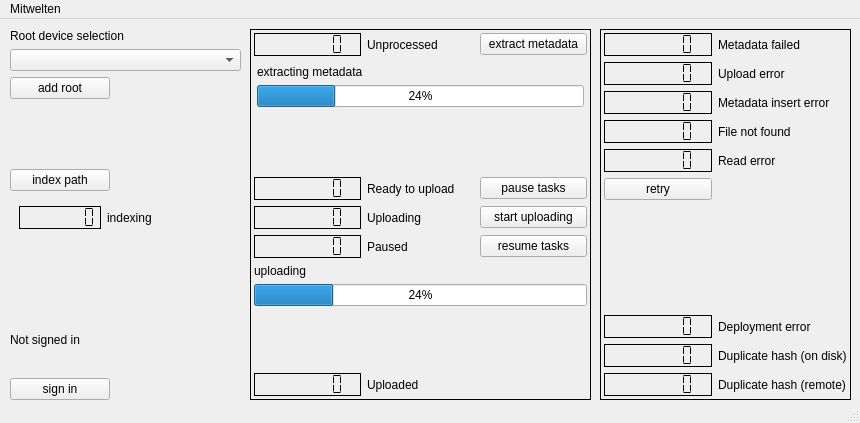
<?xml version="1.0" encoding="UTF-8"?>
<ui version="4.0">
 <class>MainWindow</class>
 <widget class="QMainWindow" name="MainWindow">
  <property name="geometry">
   <rect>
    <x>0</x>
    <y>0</y>
    <width>860</width>
    <height>423</height>
   </rect>
  </property>
  <property name="windowTitle">
   <string>Mitwelten Audio Uploader</string>
  </property>
  <widget class="QWidget" name="centralwidget">
   <widget class="QFrame" name="extract_upload_ctrl">
    <property name="geometry">
     <rect>
      <x>250</x>
      <y>10</y>
      <width>341</width>
      <height>371</height>
     </rect>
    </property>
    <property name="frameShape">
     <enum>QFrame::Panel</enum>
    </property>
    <property name="frameShadow">
     <enum>QFrame::Plain</enum>
    </property>
    <layout class="QGridLayout" name="gridLayout_2" columnstretch="0,0,0">
     <property name="sizeConstraint">
      <enum>QLayout::SetMaximumSize</enum>
     </property>
     <property name="leftMargin">
      <number>3</number>
     </property>
     <property name="topMargin">
      <number>3</number>
     </property>
     <property name="rightMargin">
      <number>3</number>
     </property>
     <property name="bottomMargin">
      <number>3</number>
     </property>
     <property name="horizontalSpacing">
      <number>-1</number>
     </property>
     <item row="10" column="1">
      <widget class="QLabel" name="label_done">
       <property name="text">
        <string>Uploaded</string>
       </property>
      </widget>
     </item>
     <item row="6" column="2">
      <widget class="QPushButton" name="pushButton_resume">
       <property name="text">
        <string>resume tasks</string>
       </property>
      </widget>
     </item>
     <item row="1" column="0" colspan="3">
      <layout class="QVBoxLayout" name="verticalLayout_2">
       <property name="leftMargin">
        <number>3</number>
       </property>
       <property name="topMargin">
        <number>3</number>
       </property>
       <property name="rightMargin">
        <number>3</number>
       </property>
       <property name="bottomMargin">
        <number>3</number>
       </property>
       <item>
        <widget class="QLabel" name="label_pb_extracting">
         <property name="text">
          <string>extracting metadata</string>
         </property>
        </widget>
       </item>
       <item>
        <widget class="QProgressBar" name="progressBar_extracting">
         <property name="value">
          <number>24</number>
         </property>
        </widget>
       </item>
      </layout>
     </item>
     <item row="5" column="0">
      <widget class="QLCDNumber" name="lcdNumber_queued">
       <property name="frameShape">
        <enum>QFrame::Panel</enum>
       </property>
       <property name="frameShadow">
        <enum>QFrame::Plain</enum>
       </property>
       <property name="digitCount">
        <number>7</number>
       </property>
       <property name="segmentStyle">
        <enum>QLCDNumber::Flat</enum>
       </property>
      </widget>
     </item>
     <item row="6" column="0">
      <widget class="QLCDNumber" name="lcdNumber_paused">
       <property name="frameShape">
        <enum>QFrame::Panel</enum>
       </property>
       <property name="frameShadow">
        <enum>QFrame::Plain</enum>
       </property>
       <property name="digitCount">
        <number>7</number>
       </property>
       <property name="segmentStyle">
        <enum>QLCDNumber::Flat</enum>
       </property>
      </widget>
     </item>
     <item row="4" column="2">
      <widget class="QPushButton" name="pushButton_pause">
       <property name="text">
        <string>pause tasks</string>
       </property>
      </widget>
     </item>
     <item row="8" column="0" colspan="3">
      <layout class="QVBoxLayout" name="verticalLayout_3">
       <item>
        <widget class="QLabel" name="label_pb_uploading">
         <property name="text">
          <string>uploading</string>
         </property>
        </widget>
       </item>
       <item>
        <widget class="QProgressBar" name="progressBar_uploading">
         <property name="value">
          <number>24</number>
         </property>
        </widget>
       </item>
      </layout>
     </item>
     <item row="0" column="2">
      <widget class="QPushButton" name="pushButton_extract">
       <property name="text">
        <string>extract metadata</string>
       </property>
      </widget>
     </item>
     <item row="2" column="1">
      <spacer name="verticalSpacer_4">
       <property name="orientation">
        <enum>Qt::Vertical</enum>
       </property>
       <property name="sizeHint" stdset="0">
        <size>
         <width>20</width>
         <height>18</height>
        </size>
       </property>
      </spacer>
     </item>
     <item row="4" column="0">
      <widget class="QLCDNumber" name="lcdNumber_ready">
       <property name="frameShape">
        <enum>QFrame::Panel</enum>
       </property>
       <property name="frameShadow">
        <enum>QFrame::Plain</enum>
       </property>
       <property name="digitCount">
        <number>7</number>
       </property>
       <property name="segmentStyle">
        <enum>QLCDNumber::Flat</enum>
       </property>
      </widget>
     </item>
     <item row="4" column="1">
      <widget class="QLabel" name="label_ready">
       <property name="text">
        <string>Ready to upload</string>
       </property>
      </widget>
     </item>
     <item row="5" column="1">
      <widget class="QLabel" name="label_queued">
       <property name="text">
        <string>Uploading</string>
       </property>
      </widget>
     </item>
     <item row="0" column="0">
      <widget class="QLCDNumber" name="lcdNumber_indexed">
       <property name="frameShape">
        <enum>QFrame::Panel</enum>
       </property>
       <property name="frameShadow">
        <enum>QFrame::Plain</enum>
       </property>
       <property name="digitCount">
        <number>7</number>
       </property>
       <property name="segmentStyle">
        <enum>QLCDNumber::Flat</enum>
       </property>
      </widget>
     </item>
     <item row="6" column="1">
      <widget class="QLabel" name="label_paused">
       <property name="text">
        <string>Paused</string>
       </property>
      </widget>
     </item>
     <item row="10" column="0">
      <widget class="QLCDNumber" name="lcdNumber_done">
       <property name="frameShape">
        <enum>QFrame::Panel</enum>
       </property>
       <property name="frameShadow">
        <enum>QFrame::Plain</enum>
       </property>
       <property name="digitCount">
        <number>7</number>
       </property>
       <property name="segmentStyle">
        <enum>QLCDNumber::Flat</enum>
       </property>
      </widget>
     </item>
     <item row="5" column="2">
      <widget class="QPushButton" name="pushButton_startstop_upload">
       <property name="text">
        <string>start uploading</string>
       </property>
      </widget>
     </item>
     <item row="0" column="1">
      <widget class="QLabel" name="label_indexed">
       <property name="text">
        <string>Unprocessed</string>
       </property>
      </widget>
     </item>
     <item row="9" column="1">
      <spacer name="verticalSpacer_5">
       <property name="orientation">
        <enum>Qt::Vertical</enum>
       </property>
       <property name="sizeHint" stdset="0">
        <size>
         <width>20</width>
         <height>18</height>
        </size>
       </property>
      </spacer>
     </item>
    </layout>
   </widget>
   <widget class="QFrame" name="error_frame">
    <property name="geometry">
     <rect>
      <x>600</x>
      <y>10</y>
      <width>251</width>
      <height>371</height>
     </rect>
    </property>
    <property name="frameShape">
     <enum>QFrame::Panel</enum>
    </property>
    <layout class="QGridLayout" name="gridLayout_3" columnstretch="0,0">
     <property name="leftMargin">
      <number>3</number>
     </property>
     <property name="topMargin">
      <number>3</number>
     </property>
     <property name="rightMargin">
      <number>3</number>
     </property>
     <property name="bottomMargin">
      <number>3</number>
     </property>
     <property name="horizontalSpacing">
      <number>-1</number>
     </property>
     <item row="2" column="0">
      <widget class="QLCDNumber" name="lcdNumber_err_metainsert">
       <property name="sizePolicy">
        <sizepolicy hsizetype="Minimum" vsizetype="Minimum">
         <horstretch>0</horstretch>
         <verstretch>0</verstretch>
        </sizepolicy>
       </property>
       <property name="minimumSize">
        <size>
         <width>0</width>
         <height>0</height>
        </size>
       </property>
       <property name="frameShape">
        <enum>QFrame::Panel</enum>
       </property>
       <property name="frameShadow">
        <enum>QFrame::Plain</enum>
       </property>
       <property name="digitCount">
        <number>7</number>
       </property>
       <property name="segmentStyle">
        <enum>QLCDNumber::Flat</enum>
       </property>
      </widget>
     </item>
     <item row="7" column="1">
      <widget class="QLabel" name="label_err_deploy">
       <property name="text">
        <string>Deployment error</string>
       </property>
      </widget>
     </item>
     <item row="3" column="0">
      <widget class="QLCDNumber" name="lcdNumber_err_filenotfound">
       <property name="sizePolicy">
        <sizepolicy hsizetype="Minimum" vsizetype="Minimum">
         <horstretch>0</horstretch>
         <verstretch>0</verstretch>
        </sizepolicy>
       </property>
       <property name="minimumSize">
        <size>
         <width>0</width>
         <height>0</height>
        </size>
       </property>
       <property name="frameShape">
        <enum>QFrame::Panel</enum>
       </property>
       <property name="frameShadow">
        <enum>QFrame::Plain</enum>
       </property>
       <property name="digitCount">
        <number>7</number>
       </property>
       <property name="segmentStyle">
        <enum>QLCDNumber::Flat</enum>
       </property>
      </widget>
     </item>
     <item row="5" column="0">
      <widget class="QPushButton" name="pushButton_retry">
       <property name="text">
        <string>retry</string>
       </property>
      </widget>
     </item>
     <item row="2" column="1">
      <widget class="QLabel" name="label_err_metainsert">
       <property name="text">
        <string>Metadata insert error</string>
       </property>
      </widget>
     </item>
     <item row="9" column="0">
      <widget class="QLCDNumber" name="lcdNumber_err_dbdup">
       <property name="sizePolicy">
        <sizepolicy hsizetype="Minimum" vsizetype="Minimum">
         <horstretch>0</horstretch>
         <verstretch>0</verstretch>
        </sizepolicy>
       </property>
       <property name="minimumSize">
        <size>
         <width>0</width>
         <height>0</height>
        </size>
       </property>
       <property name="frameShape">
        <enum>QFrame::Panel</enum>
       </property>
       <property name="frameShadow">
        <enum>QFrame::Plain</enum>
       </property>
       <property name="digitCount">
        <number>7</number>
       </property>
       <property name="segmentStyle">
        <enum>QLCDNumber::Flat</enum>
       </property>
      </widget>
     </item>
     <item row="9" column="1">
      <widget class="QLabel" name="label_err_dbdup">
       <property name="text">
        <string>Duplicate hash (remote)</string>
       </property>
      </widget>
     </item>
     <item row="7" column="0">
      <widget class="QLCDNumber" name="lcdNumber_err_deploy">
       <property name="sizePolicy">
        <sizepolicy hsizetype="Minimum" vsizetype="Minimum">
         <horstretch>0</horstretch>
         <verstretch>0</verstretch>
        </sizepolicy>
       </property>
       <property name="minimumSize">
        <size>
         <width>0</width>
         <height>0</height>
        </size>
       </property>
       <property name="frameShape">
        <enum>QFrame::Panel</enum>
       </property>
       <property name="frameShadow">
        <enum>QFrame::Plain</enum>
       </property>
       <property name="digitCount">
        <number>7</number>
       </property>
       <property name="segmentStyle">
        <enum>QLCDNumber::Flat</enum>
       </property>
      </widget>
     </item>
     <item row="0" column="1">
      <widget class="QLabel" name="label_err_meta">
       <property name="text">
        <string>Metadata failed</string>
       </property>
      </widget>
     </item>
     <item row="8" column="0">
      <widget class="QLCDNumber" name="lcdNumber_err_localdup">
       <property name="sizePolicy">
        <sizepolicy hsizetype="Minimum" vsizetype="Minimum">
         <horstretch>0</horstretch>
         <verstretch>0</verstretch>
        </sizepolicy>
       </property>
       <property name="minimumSize">
        <size>
         <width>0</width>
         <height>0</height>
        </size>
       </property>
       <property name="frameShape">
        <enum>QFrame::Panel</enum>
       </property>
       <property name="frameShadow">
        <enum>QFrame::Plain</enum>
       </property>
       <property name="digitCount">
        <number>7</number>
       </property>
       <property name="segmentStyle">
        <enum>QLCDNumber::Flat</enum>
       </property>
      </widget>
     </item>
     <item row="1" column="1">
      <widget class="QLabel" name="label_err_upload">
       <property name="text">
        <string>Upload error</string>
       </property>
      </widget>
     </item>
     <item row="6" column="0">
      <spacer name="verticalSpacer">
       <property name="orientation">
        <enum>Qt::Vertical</enum>
       </property>
       <property name="sizeHint" stdset="0">
        <size>
         <width>20</width>
         <height>18</height>
        </size>
       </property>
      </spacer>
     </item>
     <item row="1" column="0">
      <widget class="QLCDNumber" name="lcdNumber_err_upload">
       <property name="sizePolicy">
        <sizepolicy hsizetype="Minimum" vsizetype="Minimum">
         <horstretch>0</horstretch>
         <verstretch>0</verstretch>
        </sizepolicy>
       </property>
       <property name="minimumSize">
        <size>
         <width>0</width>
         <height>0</height>
        </size>
       </property>
       <property name="frameShape">
        <enum>QFrame::Panel</enum>
       </property>
       <property name="frameShadow">
        <enum>QFrame::Plain</enum>
       </property>
       <property name="digitCount">
        <number>7</number>
       </property>
       <property name="segmentStyle">
        <enum>QLCDNumber::Flat</enum>
       </property>
      </widget>
     </item>
     <item row="3" column="1">
      <widget class="QLabel" name="label_err_filenotfound">
       <property name="text">
        <string>File not found</string>
       </property>
      </widget>
     </item>
     <item row="4" column="0">
      <widget class="QLCDNumber" name="lcdNumber_err_read">
       <property name="sizePolicy">
        <sizepolicy hsizetype="Minimum" vsizetype="Minimum">
         <horstretch>0</horstretch>
         <verstretch>0</verstretch>
        </sizepolicy>
       </property>
       <property name="minimumSize">
        <size>
         <width>0</width>
         <height>0</height>
        </size>
       </property>
       <property name="frameShape">
        <enum>QFrame::Panel</enum>
       </property>
       <property name="frameShadow">
        <enum>QFrame::Plain</enum>
       </property>
       <property name="digitCount">
        <number>7</number>
       </property>
       <property name="segmentStyle">
        <enum>QLCDNumber::Flat</enum>
       </property>
      </widget>
     </item>
     <item row="8" column="1">
      <widget class="QLabel" name="label_err_localdup">
       <property name="text">
        <string>Duplicate hash (on disk)</string>
       </property>
      </widget>
     </item>
     <item row="4" column="1">
      <widget class="QLabel" name="label_err_read">
       <property name="text">
        <string>Read error</string>
       </property>
      </widget>
     </item>
     <item row="0" column="0">
      <widget class="QLCDNumber" name="lcdNumber_err_meta">
       <property name="sizePolicy">
        <sizepolicy hsizetype="Minimum" vsizetype="Minimum">
         <horstretch>0</horstretch>
         <verstretch>0</verstretch>
        </sizepolicy>
       </property>
       <property name="minimumSize">
        <size>
         <width>0</width>
         <height>0</height>
        </size>
       </property>
       <property name="baseSize">
        <size>
         <width>0</width>
         <height>16</height>
        </size>
       </property>
       <property name="frameShape">
        <enum>QFrame::Panel</enum>
       </property>
       <property name="frameShadow">
        <enum>QFrame::Plain</enum>
       </property>
       <property name="digitCount">
        <number>7</number>
       </property>
       <property name="segmentStyle">
        <enum>QLCDNumber::Flat</enum>
       </property>
      </widget>
     </item>
    </layout>
   </widget>
   <widget class="QWidget" name="layoutWidget">
    <property name="geometry">
     <rect>
      <x>10</x>
      <y>10</y>
      <width>231</width>
      <height>371</height>
     </rect>
    </property>
    <layout class="QVBoxLayout" name="verticalLayout">
     <property name="sizeConstraint">
      <enum>QLayout::SetDefaultConstraint</enum>
     </property>
     <item>
      <widget class="QLabel" name="label_selected_root">
       <property name="text">
        <string>Root device selection</string>
       </property>
       <property name="alignment">
        <set>Qt::AlignLeading|Qt::AlignLeft|Qt::AlignTop</set>
       </property>
       <property name="wordWrap">
        <bool>true</bool>
       </property>
      </widget>
     </item>
     <item>
      <widget class="QComboBox" name="comboBox_select_root">
       <property name="sizePolicy">
        <sizepolicy hsizetype="Minimum" vsizetype="Fixed">
         <horstretch>0</horstretch>
         <verstretch>0</verstretch>
        </sizepolicy>
       </property>
       <property name="minimumSize">
        <size>
         <width>165</width>
         <height>0</height>
        </size>
       </property>
       <property name="currentText">
        <string/>
       </property>
      </widget>
     </item>
     <item>
      <widget class="QPushButton" name="pushButton_add_root">
       <property name="sizePolicy">
        <sizepolicy hsizetype="Fixed" vsizetype="Fixed">
         <horstretch>0</horstretch>
         <verstretch>0</verstretch>
        </sizepolicy>
       </property>
       <property name="minimumSize">
        <size>
         <width>100</width>
         <height>0</height>
        </size>
       </property>
       <property name="baseSize">
        <size>
         <width>0</width>
         <height>0</height>
        </size>
       </property>
       <property name="text">
        <string>add root</string>
       </property>
      </widget>
     </item>
     <item>
      <spacer name="verticalSpacer_3">
       <property name="orientation">
        <enum>Qt::Vertical</enum>
       </property>
       <property name="sizeHint" stdset="0">
        <size>
         <width>20</width>
         <height>13</height>
        </size>
       </property>
      </spacer>
     </item>
     <item>
      <widget class="QPushButton" name="pushButton_index">
       <property name="sizePolicy">
        <sizepolicy hsizetype="Fixed" vsizetype="Fixed">
         <horstretch>0</horstretch>
         <verstretch>0</verstretch>
        </sizepolicy>
       </property>
       <property name="minimumSize">
        <size>
         <width>100</width>
         <height>0</height>
        </size>
       </property>
       <property name="text">
        <string>index path</string>
       </property>
      </widget>
     </item>
     <item>
      <widget class="QWidget" name="indexing_counter" native="true">
       <layout class="QHBoxLayout" name="indexing_counter_layout">
        <property name="sizeConstraint">
         <enum>QLayout::SetFixedSize</enum>
        </property>
        <item>
         <widget class="QLCDNumber" name="lcdNumber_indexing">
          <property name="sizePolicy">
           <sizepolicy hsizetype="Fixed" vsizetype="Minimum">
            <horstretch>0</horstretch>
            <verstretch>0</verstretch>
           </sizepolicy>
          </property>
          <property name="frameShape">
           <enum>QFrame::Panel</enum>
          </property>
          <property name="frameShadow">
           <enum>QFrame::Plain</enum>
          </property>
          <property name="digitCount">
           <number>7</number>
          </property>
          <property name="segmentStyle">
           <enum>QLCDNumber::Flat</enum>
          </property>
         </widget>
        </item>
        <item>
         <widget class="QLabel" name="label_indexing">
          <property name="text">
           <string>indexing</string>
          </property>
         </widget>
        </item>
       </layout>
      </widget>
     </item>
     <item>
      <spacer name="verticalSpacer_2">
       <property name="orientation">
        <enum>Qt::Vertical</enum>
       </property>
       <property name="sizeHint" stdset="0">
        <size>
         <width>20</width>
         <height>13</height>
        </size>
       </property>
      </spacer>
     </item>
     <item>
      <widget class="QLabel" name="label_signinout">
       <property name="sizePolicy">
        <sizepolicy hsizetype="Expanding" vsizetype="MinimumExpanding">
         <horstretch>0</horstretch>
         <verstretch>0</verstretch>
        </sizepolicy>
       </property>
       <property name="minimumSize">
        <size>
         <width>0</width>
         <height>23</height>
        </size>
       </property>
       <property name="sizeIncrement">
        <size>
         <width>0</width>
         <height>30</height>
        </size>
       </property>
       <property name="text">
        <string>Not signed in</string>
       </property>
       <property name="wordWrap">
        <bool>true</bool>
       </property>
      </widget>
     </item>
     <item>
      <widget class="QPushButton" name="pushButton_signinout">
       <property name="sizePolicy">
        <sizepolicy hsizetype="Fixed" vsizetype="Fixed">
         <horstretch>0</horstretch>
         <verstretch>0</verstretch>
        </sizepolicy>
       </property>
       <property name="minimumSize">
        <size>
         <width>100</width>
         <height>0</height>
        </size>
       </property>
       <property name="baseSize">
        <size>
         <width>0</width>
         <height>0</height>
        </size>
       </property>
       <property name="text">
        <string>sign in</string>
       </property>
       <property name="checkable">
        <bool>false</bool>
       </property>
      </widget>
     </item>
    </layout>
   </widget>
  </widget>
  <widget class="QMenuBar" name="menubar">
   <property name="geometry">
    <rect>
     <x>0</x>
     <y>0</y>
     <width>860</width>
     <height>24</height>
    </rect>
   </property>
   <widget class="QMenu" name="menuMitwelten">
    <property name="title">
     <string>Mitwelten</string>
    </property>
    <addaction name="actionSign_in"/>
    <addaction name="actionAdd_disk"/>
    <addaction name="actionIndex_disk"/>
    <addaction name="actionExtract_Metadata"/>
    <addaction name="actionUpload_files"/>
    <addaction name="separator"/>
    <addaction name="actionMitwelten_deployments"/>
   </widget>
   <addaction name="menuMitwelten"/>
  </widget>
  <widget class="QStatusBar" name="statusbar"/>
  <action name="actionAdd_disk">
   <property name="text">
    <string>Add Root-device</string>
   </property>
  </action>
  <action name="actionIndex_disk">
   <property name="text">
    <string>Index Path</string>
   </property>
  </action>
  <action name="actionExtract_Metadata">
   <property name="text">
    <string>Extract Metadata</string>
   </property>
  </action>
  <action name="actionUpload_files">
   <property name="text">
    <string>Upload Files</string>
   </property>
  </action>
  <action name="actionSign_in">
   <property name="text">
    <string>Sign in</string>
   </property>
  </action>
  <action name="actionMitwelten_deployments">
   <property name="text">
    <string>Deployment Manager</string>
   </property>
  </action>
 </widget>
 <resources/>
 <connections/>
</ui>
